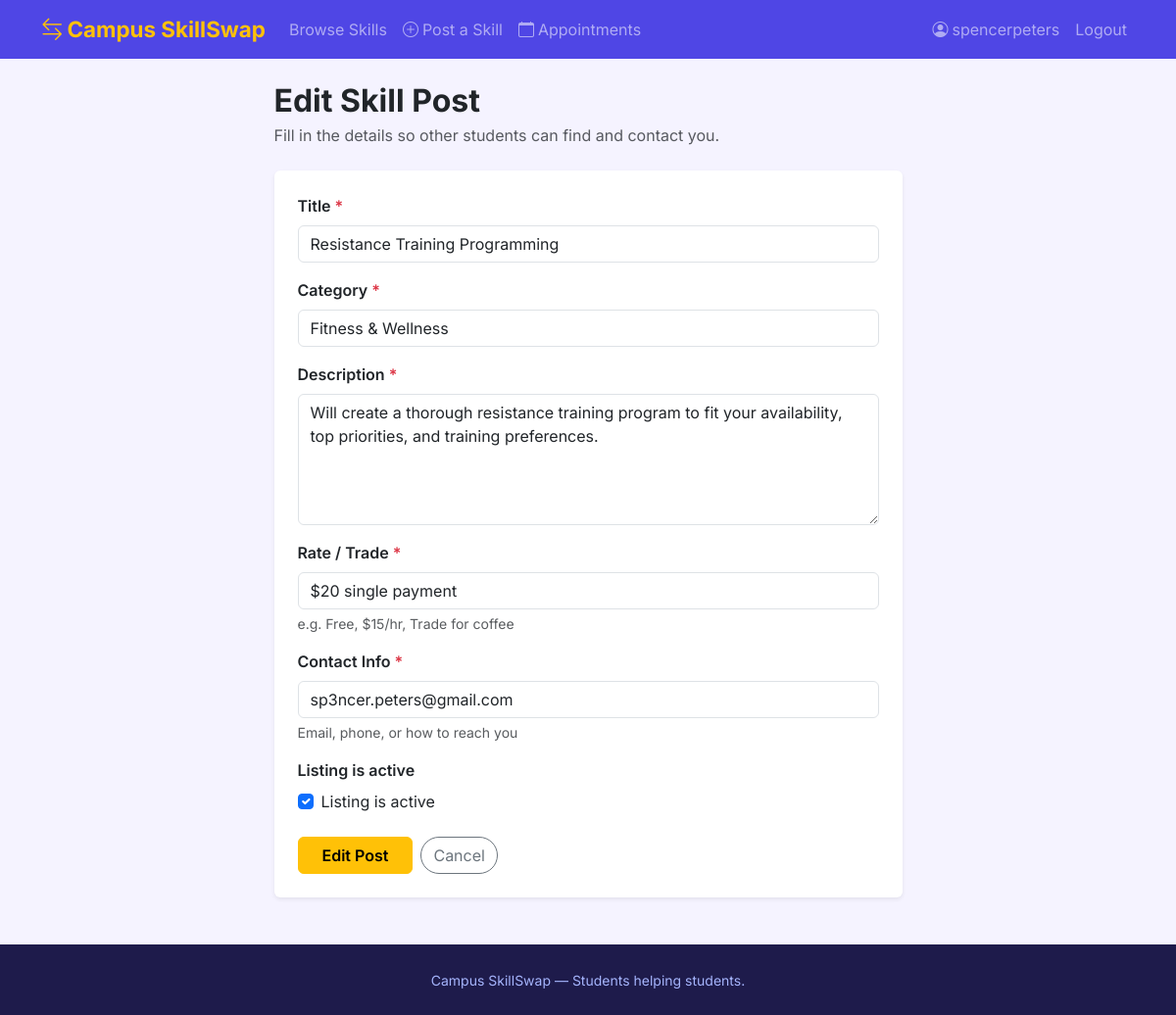
Screenshot of /skills/1/edit/ (signed in) with the database file from the repository.
### skills/models.py (models this page shows, shortened)
class SkillPost(models.Model):
    CATEGORY_CHOICES = [
        ('tech', 'Technology & Coding'),
        ('academic', 'Academic Tutoring'),
        ('language', 'Language & Writing'),
        ('music', 'Music & Arts'),
        ('design', 'Design & Media'),
        ('fitness', 'Fitness & Wellness'),
        ('cooking', 'Cooking & Food'),
        ('other', 'Other'),
    ]
    author = models.ForeignKey(User, on_delete=models.CASCADE, related_name='skill_posts')
    title = models.CharField(max_length=200)
    description = models.TextField()
    category = models.CharField(max_length=50, choices=CATEGORY_CHOICES, default='other')
    rate = models.CharField(max_length=100, help_text="e.g. Free, $15/hr, Trade for coffee")
    contact = models.CharField(max_length=200, help_text="How students should reach you")
    is_active = models.BooleanField(default=True)
    created_at = models.DateTimeField(auto_now_add=True)
    updated_at = models.DateTimeField(auto_now=True)
    class Meta:
        ordering = ['-created_at']

### skills/views.py (the view)
# urls.py: path('skills/<int:pk>/edit/', views.edit_post, name='edit_post'),
@login_required
def edit_post(request, pk):
    post = get_object_or_404(SkillPost, pk=pk, author=request.user)
    if request.method == 'POST':
        form = SkillPostForm(request.POST, instance=post)
        if form.is_valid():
            form.save()
            messages.success(request, 'Skill post updated!')
            return redirect('dashboard')
    else:
        form = SkillPostForm(instance=post)
    return render(request, 'skills/form.html', {'form': form, 'action': 'Edit', 'post': post})

### skills/forms.py
class SkillPostForm(forms.ModelForm):
    class Meta:
        model = SkillPost
        fields = ['title', 'category', 'description', 'rate', 'contact', 'is_active']
        widgets = {
            'description': forms.Textarea(attrs={'rows': 5}),
        }
        labels = {
            'rate': 'Rate / Trade',
            'contact': 'Contact Info',
            'is_active': 'Listing is active',
        }
        help_texts = {
            'rate': 'e.g. Free, $15/hr, Trade for coffee',
            'contact': 'Email, phone, or how to reach you',
        }

### templates/skills/form.html (shortened to what this page needs)
{% extends 'base.html' %}
{% block content %}
<div class="row justify-content-center">
  <div class="col-lg-7">
    <h2 class="fw-bold mb-1">{{ action }} Skill Post</h2>
    <p class="text-muted mb-4">Fill in the details so other students can find and contact you.</p>
    <div class="card border-0 shadow-sm">
      <div class="card-body p-4">
        <form method="post" novalidate>
          {% for field in form %}
          <div class="mb-3">
            <label for="{{ field.id_for_label }}" class="form-label fw-semibold">
              {{ field.label }}
              {% if field.field.required %}<span class="text-danger">*</span>{% endif %}
            </label>
            {% if field.field.widget.input_type == 'checkbox' %}
              <div class="form-check">
                {{ field }}
                <label class="form-check-label" for="{{ field.id_for_label }}">{{ field.label }}</label>
              </div>
            {% else %}
              {{ field }}
            {% endif %}
            {% if field.help_text %}
              <div class="form-text text-muted">{{ field.help_text }}</div>
            {% endif %}
          </div>
          {% endfor %}
          <div class="d-flex gap-2 mt-4">
            <button type="submit" class="btn btn-warning fw-semibold px-4">{{ action }} Post</button>
            <a href="{% url 'dashboard' %}" class="btn btn-outline-secondary rounded-pill">Cancel</a>
          </div>
        </form>
      </div>
    </div>
  </div>
</div>
{% endblock %}

### templates/base.html (shortened to what this page needs)
<!DOCTYPE html>
<html lang="en">
<head>
  <link href="https://cdn.jsdelivr.net/npm/bootstrap@5.3.0/dist/css/bootstrap.min.css" rel="stylesheet">
  <link href="https://cdn.jsdelivr.net/npm/bootstrap-icons@1.11.0/font/bootstrap-icons.css" rel="stylesheet">
</head>
<body>
<nav class="navbar navbar-expand-lg navbar-dark navbar-custom">
  <div class="container">
    <a class="navbar-brand text-warning" href="{% url 'home' %}">
      <i class="bi bi-arrow-left-right me-1"></i>Campus SkillSwap
    </a>
    <div class="collapse navbar-collapse" id="navbarNav">
      <ul class="navbar-nav me-auto">
        <li class="nav-item">
          <a class="nav-link" href="{% url 'home' %}">Browse Skills</a>
        </li>
        {% if user.is_authenticated %}
        <li class="nav-item">
          <a class="nav-link" href="{% url 'create_post' %}">
            <i class="bi bi-plus-circle me-1"></i>Post a Skill
          </a>
        </li>
        <li class="nav-item">
          <a class="nav-link" href="{% url 'appointments' %}">
            <i class="bi bi-calendar me-1"></i>Appointments
          </a>
        </li>
        {% endif %}
      </ul>
      <ul class="navbar-nav">
        {% if user.is_authenticated %}
        <li class="nav-item">
          <a class="nav-link" href="{% url 'dashboard' %}">
            <i class="bi bi-person-circle me-1"></i>{{ user.first_name|default:user.username }}
          </a>
        </li>
        <li class="nav-item">
          <form method="post" action="{% url 'logout' %}" class="d-inline">
            <button type="submit" class="btn btn-link nav-link">Logout</button>
          </form>
        </li>
        {% endif %}
      </ul>
    </div>
  </div>
</nav>
<main class="container my-4">
  {% block content %}{% endblock %}
</main>
<footer class="py-4 mt-5">
  <div class="container text-center">
    <small>Campus SkillSwap &mdash; Students helping students.</small>
  </div>
</footer>
</body>
</html>

### templates/base.html (style rules this page uses)
body { background-color: #f5f3ff; font-family: 'Inter', sans-serif; }
:root { --brand: #6366f1; --brand-dark: #4f46e5; }
.navbar-brand { font-weight: 700; font-size: 1.4rem; }
.navbar-custom { background-color: var(--brand-dark); }
footer { background: #1e1b4b; color: #a5b4fc; }

### rows the page displays
SkillPost: form "Resistance Training Programming" "Fitness & Wellness" "Will create a thorough resistance training program to fit your availability, top priorities, and training preferences." "$20 single payment" "sp3ncer.peters@gmail.com", form "☑"

### other values shown
{{ user.first_name|default:user.username }} "spencerpeters"
{{ action }} "Edit"
{{ field.label }} "Title" "Category" "Description" "Rate / Trade" "Contact Info" "Listing is active"
{{ field.help_text }} "e.g. Free, $15/hr, Trade for coffee" "Email, phone, or how to reach you"
{{ field.label }} "Listing is active"
